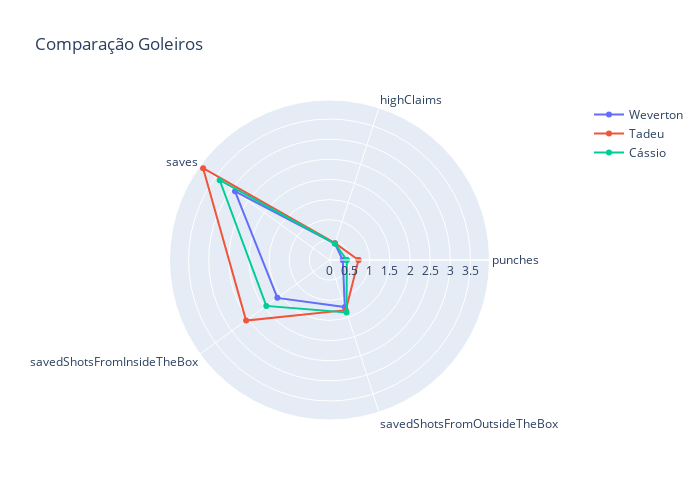

Write notebook code for a chart like this one.
### Code cell
categories = labelsgk1[1:]
categories = [*categories, categories[0]]

players = df_gk_vw1.values.tolist()

player_1 = players[0][1:]
player_1 = [*player_1, player_1[0]]
player_2 = players[1][1:]
player_2 = [*player_2, player_2[0]]
player_3 = players[2][1:]
player_3 = [*player_3, player_3[0]]

fig = go.Figure(
    data = [ go.Scatterpolar(r=player_1, theta = categories, name = players[0][0]),
             go.Scatterpolar(r=player_2, theta = categories, name = players[1][0]),
             go.Scatterpolar(r=player_3, theta = categories, name = players[2][0])],
    layout = go.Layout(
    autosize = False,
    width = 700,
    height = 500,
    title=go.layout.Title(text = 'Comparação Goleiros'),
    polar = {'radialaxis':{'visible':True}},
    showlegend = True)
)

pyo.iplot(fig)

### Figure 1 — Plotly figure (JSON) as saved in the notebook; plotly's stock layout.template omitted (floating-point values rounded to 4 significant figures)
{"data": [{"name": "Weverton", "r": [0.33, 0.43, 2.9, 1.6, 1.23, 0.33], "theta": ["punches", "highClaims", "saves", "savedShotsFromInsideTheBox", "savedShotsFromOutsideTheBox", "punches"], "type": "scatterpolar"}, {"name": "Tadeu", "r": [0.72, 0.44, 3.88, 2.56, 1.31, 0.72], "theta": ["punches", "highClaims", "saves", "savedShotsFromInsideTheBox", "savedShotsFromOutsideTheBox", "punches"], "type": "scatterpolar"}, {"name": "Cássio", "r": [0.43, 0.43, 3.37, 1.94, 1.37, 0.43], "theta": ["punches", "highClaims", "saves", "savedShotsFromInsideTheBox", "savedShotsFromOutsideTheBox", "punches"], "type": "scatterpolar"}], "layout": {"autosize": false, "height": 500, "polar": {"radialaxis": {"visible": true}}, "showlegend": true, "title": {"text": "Comparação Goleiros"}, "width": 700}}
